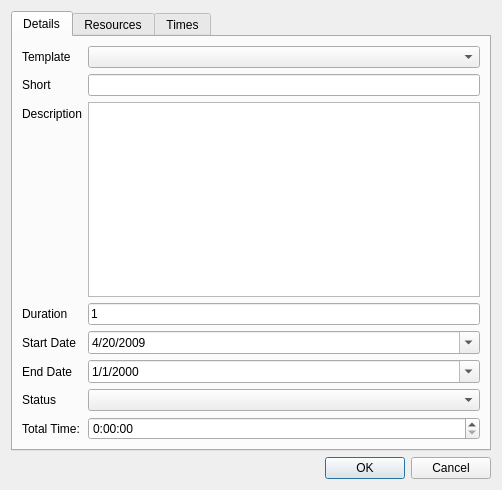
<?xml version="1.0" encoding="UTF-8"?>
<ui version="4.0">
 <class>TaskDialog</class>
 <widget class="QDialog" name="TaskDialog">
  <property name="geometry">
   <rect>
    <x>0</x>
    <y>0</y>
    <width>502</width>
    <height>490</height>
   </rect>
  </property>
  <property name="windowTitle">
   <string>Dialog</string>
  </property>
  <layout class="QVBoxLayout" name="verticalLayout">
   <item>
    <widget class="QTabWidget" name="tabWidget">
     <property name="tabShape">
      <enum>QTabWidget::Rounded</enum>
     </property>
     <property name="currentIndex">
      <number>0</number>
     </property>
     <property name="elideMode">
      <enum>Qt::ElideNone</enum>
     </property>
     <widget class="QWidget" name="tab">
      <attribute name="title">
       <string>Details</string>
      </attribute>
      <layout class="QHBoxLayout" name="horizontalLayout">
       <item>
        <layout class="QFormLayout" name="formLayout">
         <item row="1" column="0">
          <widget class="QLabel" name="label">
           <property name="text">
            <string>Short</string>
           </property>
          </widget>
         </item>
         <item row="1" column="1">
          <widget class="QLineEdit" name="shortDescription"/>
         </item>
         <item row="2" column="0">
          <widget class="QLabel" name="label_2">
           <property name="text">
            <string>Description</string>
           </property>
          </widget>
         </item>
         <item row="2" column="1">
          <widget class="QTextEdit" name="description">
           <property name="html">
            <string>&lt;!DOCTYPE HTML PUBLIC &quot;-//W3C//DTD HTML 4.0//EN&quot; &quot;http://www.w3.org/TR/REC-html40/strict.dtd&quot;&gt;
&lt;html&gt;&lt;head&gt;&lt;meta name=&quot;qrichtext&quot; content=&quot;1&quot; /&gt;&lt;style type=&quot;text/css&quot;&gt;
p, li { white-space: pre-wrap; }
&lt;/style&gt;&lt;/head&gt;&lt;body style=&quot; font-family:'Sans'; font-size:8pt; font-weight:400; font-style:normal;&quot;&gt;
&lt;p style=&quot;-qt-paragraph-type:empty; margin-top:0px; margin-bottom:0px; margin-left:0px; margin-right:0px; -qt-block-indent:0; text-indent:0px; font-size:10pt;&quot;&gt;&lt;/p&gt;&lt;/body&gt;&lt;/html&gt;</string>
           </property>
          </widget>
         </item>
         <item row="3" column="0">
          <widget class="QLabel" name="label_3">
           <property name="text">
            <string>Duration</string>
           </property>
          </widget>
         </item>
         <item row="3" column="1">
          <widget class="QLineEdit" name="duration">
           <property name="text">
            <string>1</string>
           </property>
          </widget>
         </item>
         <item row="4" column="0">
          <widget class="QLabel" name="label_4">
           <property name="text">
            <string>Start Date</string>
           </property>
          </widget>
         </item>
         <item row="4" column="1">
          <widget class="QDateEdit" name="startDate">
           <property name="displayFormat">
            <string>M/d/yyyy</string>
           </property>
           <property name="calendarPopup">
            <bool>true</bool>
           </property>
           <property name="date">
            <date>
             <year>2009</year>
             <month>4</month>
             <day>20</day>
            </date>
           </property>
          </widget>
         </item>
         <item row="5" column="0">
          <widget class="QLabel" name="label_5">
           <property name="text">
            <string>End Date</string>
           </property>
          </widget>
         </item>
         <item row="5" column="1">
          <widget class="QDateEdit" name="endDate">
           <property name="displayFormat">
            <string>M/d/yyyy</string>
           </property>
           <property name="calendarPopup">
            <bool>true</bool>
           </property>
          </widget>
         </item>
         <item row="6" column="0">
          <widget class="QLabel" name="label_6">
           <property name="text">
            <string>Status</string>
           </property>
          </widget>
         </item>
         <item row="6" column="1">
          <widget class="QComboBox" name="status"/>
         </item>
         <item row="0" column="1">
          <widget class="QComboBox" name="cboTemplate"/>
         </item>
         <item row="0" column="0">
          <widget class="QLabel" name="label_7">
           <property name="text">
            <string>Template</string>
           </property>
          </widget>
         </item>
         <item row="7" column="0">
          <widget class="QLabel" name="label_8">
           <property name="text">
            <string>Total Time:</string>
           </property>
          </widget>
         </item>
         <item row="7" column="1">
          <widget class="QTimeEdit" name="totalTime">
           <property name="displayFormat">
            <string>h:mm:ss</string>
           </property>
           <property name="calendarPopup">
            <bool>false</bool>
           </property>
          </widget>
         </item>
        </layout>
       </item>
      </layout>
     </widget>
     <widget class="QWidget" name="tab_2">
      <attribute name="title">
       <string>Resources</string>
      </attribute>
     </widget>
     <widget class="QWidget" name="tab_3">
      <attribute name="title">
       <string>Times</string>
      </attribute>
      <layout class="QFormLayout" name="formLayout_2">
       <property name="fieldGrowthPolicy">
        <enum>QFormLayout::AllNonFixedFieldsGrow</enum>
       </property>
      </layout>
     </widget>
    </widget>
   </item>
   <item>
    <widget class="QDialogButtonBox" name="buttonBox">
     <property name="orientation">
      <enum>Qt::Horizontal</enum>
     </property>
     <property name="standardButtons">
      <set>QDialogButtonBox::Cancel|QDialogButtonBox::Ok</set>
     </property>
    </widget>
   </item>
  </layout>
 </widget>
 <resources/>
 <connections>
  <connection>
   <sender>buttonBox</sender>
   <signal>accepted()</signal>
   <receiver>TaskDialog</receiver>
   <slot>accept()</slot>
   <hints>
    <hint type="sourcelabel">
     <x>248</x>
     <y>254</y>
    </hint>
    <hint type="destinationlabel">
     <x>157</x>
     <y>274</y>
    </hint>
   </hints>
  </connection>
  <connection>
   <sender>buttonBox</sender>
   <signal>rejected()</signal>
   <receiver>TaskDialog</receiver>
   <slot>reject()</slot>
   <hints>
    <hint type="sourcelabel">
     <x>316</x>
     <y>260</y>
    </hint>
    <hint type="destinationlabel">
     <x>286</x>
     <y>274</y>
    </hint>
   </hints>
  </connection>
 </connections>
</ui>
